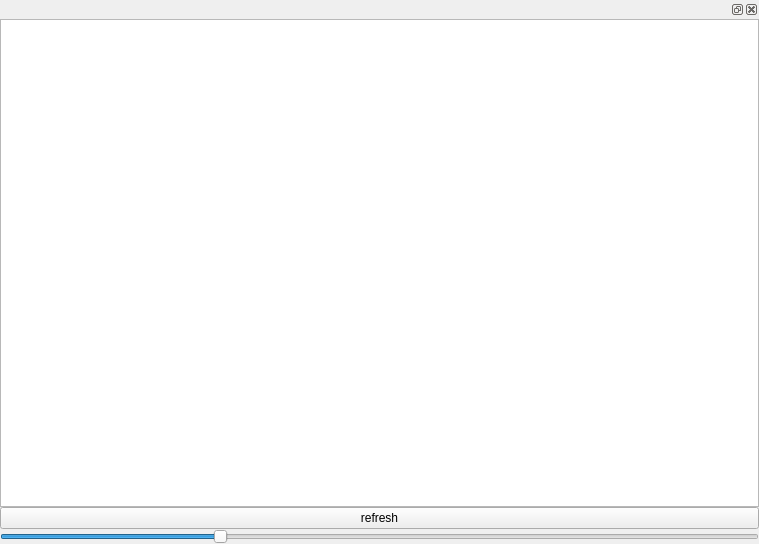
<?xml version="1.0" encoding="UTF-8"?>
<ui version="4.0">
 <class>thumbnails</class>
 <widget class="QWidget" name="thumbnails">
  <property name="windowModality">
   <enum>Qt::WindowModal</enum>
  </property>
  <property name="geometry">
   <rect>
    <x>0</x>
    <y>0</y>
    <width>759</width>
    <height>544</height>
   </rect>
  </property>
  <property name="sizePolicy">
   <sizepolicy hsizetype="Expanding" vsizetype="Expanding">
    <horstretch>0</horstretch>
    <verstretch>0</verstretch>
   </sizepolicy>
  </property>
  <property name="baseSize">
   <size>
    <width>800</width>
    <height>680</height>
   </size>
  </property>
  <property name="windowTitle">
   <string comment="thumbs" extracomment="thumbs">Thumbnails</string>
  </property>
  <property name="toolTip">
   <string comment="thumbs" extracomment="thumbs"/>
  </property>
  <property name="accessibleName">
   <string comment="thumbs" extracomment="thumbs"/>
  </property>
  <layout class="QVBoxLayout" name="verticalLayout">
   <property name="spacing">
    <number>0</number>
   </property>
   <property name="leftMargin">
    <number>0</number>
   </property>
   <property name="topMargin">
    <number>0</number>
   </property>
   <property name="rightMargin">
    <number>0</number>
   </property>
   <property name="bottomMargin">
    <number>0</number>
   </property>
   <item>
    <widget class="QDockWidget" name="dockWidget">
     <property name="sizePolicy">
      <sizepolicy hsizetype="Expanding" vsizetype="Expanding">
       <horstretch>0</horstretch>
       <verstretch>0</verstretch>
      </sizepolicy>
     </property>
     <widget class="QWidget" name="dockWidgetContents">
      <property name="sizePolicy">
       <sizepolicy hsizetype="Expanding" vsizetype="Expanding">
        <horstretch>0</horstretch>
        <verstretch>0</verstretch>
       </sizepolicy>
      </property>
      <layout class="QVBoxLayout" name="verticalLayout_2">
       <property name="spacing">
        <number>0</number>
       </property>
       <property name="leftMargin">
        <number>0</number>
       </property>
       <property name="topMargin">
        <number>0</number>
       </property>
       <property name="rightMargin">
        <number>0</number>
       </property>
       <property name="bottomMargin">
        <number>0</number>
       </property>
       <item>
        <widget class="QListWidget" name="thumbs">
         <property name="sizePolicy">
          <sizepolicy hsizetype="Expanding" vsizetype="Expanding">
           <horstretch>0</horstretch>
           <verstretch>0</verstretch>
          </sizepolicy>
         </property>
         <property name="baseSize">
          <size>
           <width>800</width>
           <height>680</height>
          </size>
         </property>
         <property name="contextMenuPolicy">
          <enum>Qt::ActionsContextMenu</enum>
         </property>
         <property name="acceptDrops">
          <bool>true</bool>
         </property>
         <property name="dragEnabled">
          <bool>true</bool>
         </property>
         <property name="iconSize">
          <size>
           <width>150</width>
           <height>150</height>
          </size>
         </property>
         <property name="movement">
          <enum>QListView::Snap</enum>
         </property>
         <property name="resizeMode">
          <enum>QListView::Adjust</enum>
         </property>
         <property name="gridSize">
          <size>
           <width>150</width>
           <height>200</height>
          </size>
         </property>
         <property name="viewMode">
          <enum>QListView::IconMode</enum>
         </property>
         <property name="uniformItemSizes">
          <bool>true</bool>
         </property>
         <property name="wordWrap">
          <bool>true</bool>
         </property>
         <property name="sortingEnabled">
          <bool>true</bool>
         </property>
        </widget>
       </item>
       <item>
        <widget class="QPushButton" name="refresh">
         <property name="text">
          <string>refresh</string>
         </property>
        </widget>
       </item>
       <item>
        <widget class="QSlider" name="thumbsZoom">
         <property name="sizePolicy">
          <sizepolicy hsizetype="Expanding" vsizetype="Fixed">
           <horstretch>0</horstretch>
           <verstretch>0</verstretch>
          </sizepolicy>
         </property>
         <property name="minimumSize">
          <size>
           <width>0</width>
           <height>15</height>
          </size>
         </property>
         <property name="minimum">
          <number>5</number>
         </property>
         <property name="maximum">
          <number>512</number>
         </property>
         <property name="value">
          <number>150</number>
         </property>
         <property name="orientation">
          <enum>Qt::Horizontal</enum>
         </property>
        </widget>
       </item>
      </layout>
     </widget>
    </widget>
   </item>
  </layout>
 </widget>
 <resources/>
 <connections/>
</ui>
